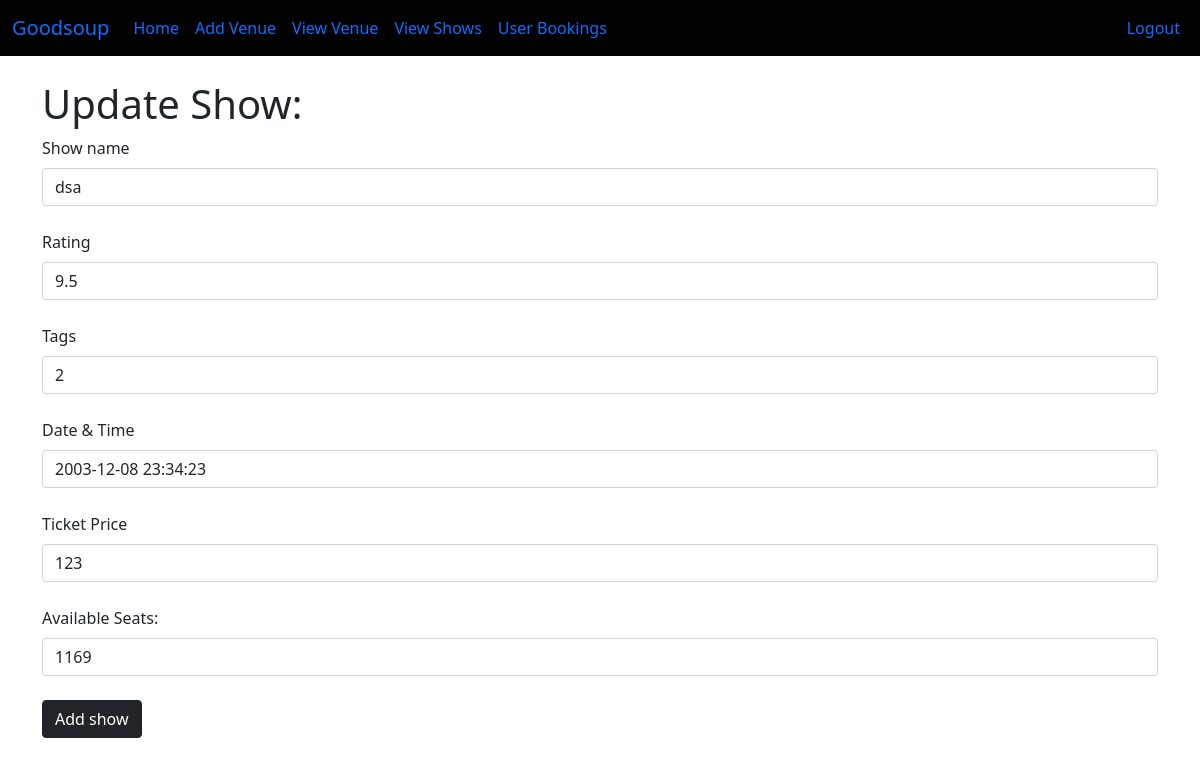
The page /updateshow/3 (signed in) on the database as committed earlier.
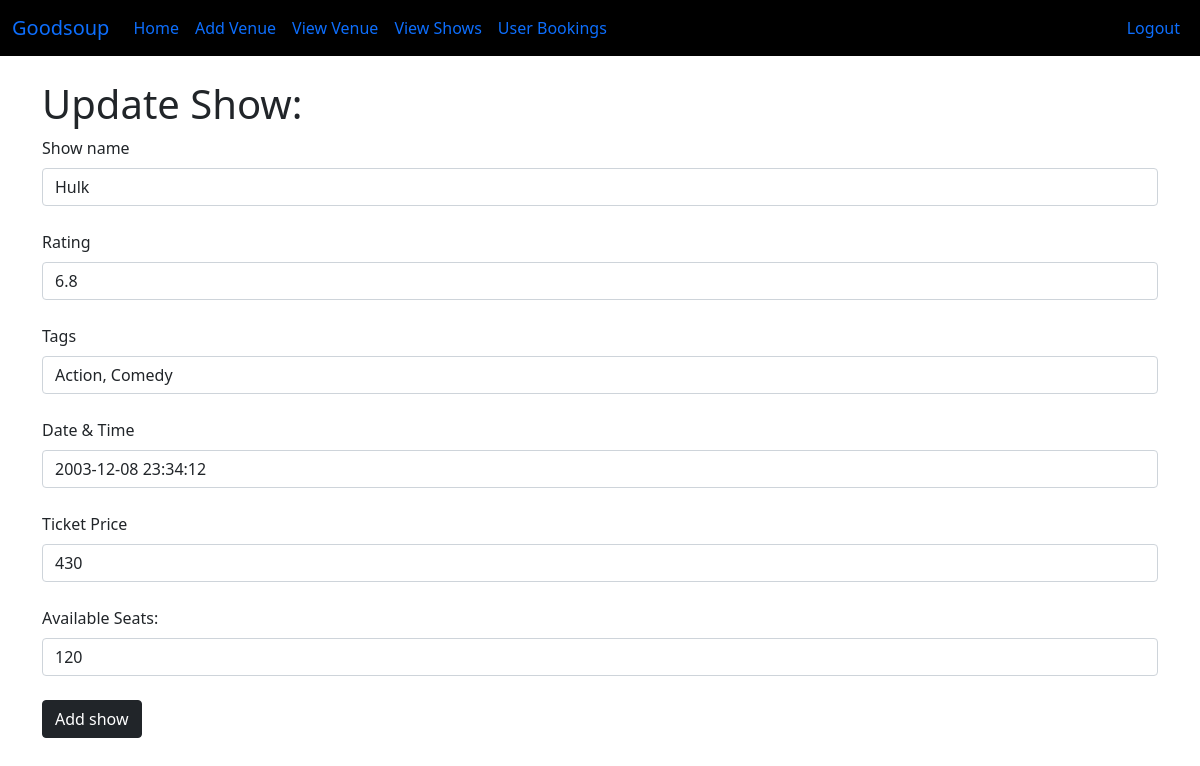
The same page on the database as committed later.
### main.py (models this page shows)
class Show(db.Model):
    id = db.Column(db.Integer, primary_key=True)
    venue_id = db.Column(db.Integer, db.ForeignKey('venue.id'))
    name = db.Column(db.String(255), nullable=False)
    rating = db.Column(db.Float, nullable=False)
    tags = db.Column(db.String(255))
    show_timing = db.Column(db.DateTime)
    ticket_price = db.Column(db.Integer,nullable=False)
    available_seats=db.Column(db.Integer,nullable=False)
    date_added = db.Column(db.DateTime, default=datetime.utcnow())

### main.py (the view)
@app.route('/updateshow/<int:id>',methods=['POST','GET'])
@login_required
def updateshow(id):
    form = ShowForm()
    show_to_update = Show.query.get_or_404(id)
    if (request.method == 'POST'):
        show_to_update.name = request.form['show_name']
        show_to_update.rating = request.form['rating']
        show_to_update.timing = request.form['timing']
        show_to_update.tags = request.form['tags']
        show_to_update.ticket_price = request.form['ticket_price']
        try:
            db.session.commit()
            shows = Show.query.order_by(Show.date_added)
            return render_template('viewShows.html',shows=shows)
        except:
            flash('Error')
            return render_template("updateshow.html", form=form, show_to_update = show_to_update)
    else:
        return render_template("updateshow.html", form=form, show_to_update=show_to_update)

### main.py
class ShowForm(FlaskForm):
    show_name = StringField('Show name', validators=[DataRequired()])
    rating = FloatField('Rating', validators=[DataRequired()])
    timing = DateTimeField('Date & Time',validators=[DataRequired()])
    tags = StringField('Tags')
    ticket_price = IntegerField('Ticket Price', validators=[DataRequired()])
    available_seats = IntegerField('Available Seats:',validators=[DataRequired()])
    submit = SubmitField("Add show")

class SearchForm(FlaskForm):
    searched = StringField("Searched", validators=[DataRequired()])
    submit = SubmitField("Search")

### main.py (called while the page is built)
@app.context_processor
def user_navbar():
    form = SearchForm()
    return dict(form=form)

@userlogin_manager.user_loader
def load_user(user_id):
    return Users.query.filter_by(id=int(user_id)).first()

### templates/updateshow.html (shortened to what this page needs)
{% extends 'baseadmin.html' %}
{% block content %}
{% if name %}
  <table class="table">
    <thead>
      <tr>
        <th scope="col">#</th>
        <th scope="col">venue id</th>
        <th scope="col">Show Name</th>
        <th scope="col">Rating</th>
        <th scope="col">tags</th>
        <th scope="col">ticket_price</th>
        <th scope="col">available_seats</th>
      </tr>
    </thead>
    <tbody>
      {% for show in shows %}
      <tr>
        <td>{{ show.id }}</td>
        <td>{{ show.venue_id }}</td>
        <td>{{ show.name }}</td>
        <td>{{ show.rating }}</td>
        <td>{{ show.show_timing }}</td>
        <td>{{ show.tags }}</td>
        <td>{{ show.ticket_price }}</td>
        <td>{{ show.available_seats }}</td>
        <td><a href="{{ url_for('updateshow',id=show.id) }}"><button type="button" class="btn btn-info">Edit</button></a></td>
        <td><a href="{{ url_for('deleteshow',id=show.id) }}"><button type="button" class="btn btn-danger">Delete</button></a></td>
      </tr>
      {% endfor %}
    </tbody>
  </table>
{% else %}
  <h1>Update Show:</h1>
    <form action="{{ url_for('updateshow',id=show_to_update.id) }}" method="POST">
        {{ form.show_name.label(class="form-label") }}
        {{ form.show_name(class="form-control", value = show_to_update.name) }}
        {{ form.rating.label(class="form-label") }}
        {{ form.rating(class="form-control",value = show_to_update.rating) }}
        {{ form.tags.label(class="form-label") }}
        {{ form.tags(class="form-control", value = show_to_update.tags)}}
        {{ form.timing.label(class="form-label") }}
        {{ form.timing(class="form-control", value = show_to_update.show_timing) }}
        {{ form.ticket_price.label(class="form-label") }}
        {{ form.ticket_price(class="form-control",value = show_to_update.ticket_price) }}
        {{ form.available_seats.label(class="form-label") }}
        {{ form.available_seats(class="form-control",value = show_to_update.available_seats) }}
        {{ form.submit(class="btn btn-dark") }}
{% endif %}
{% endblock %}

Rows that differ between the two databases and show on the page:
changed Show: rating "9.5" → "6.8"; tags "2" → "Action, Comedy"; ticket_price "123" → "430"; available_seats "1169" → "120"
Other text that changed with them:
form field show_name: "dsa" → "Hulk"
form field timing: "2003-12-08 23:34:23" → "2003-12-08 23:34:12"
